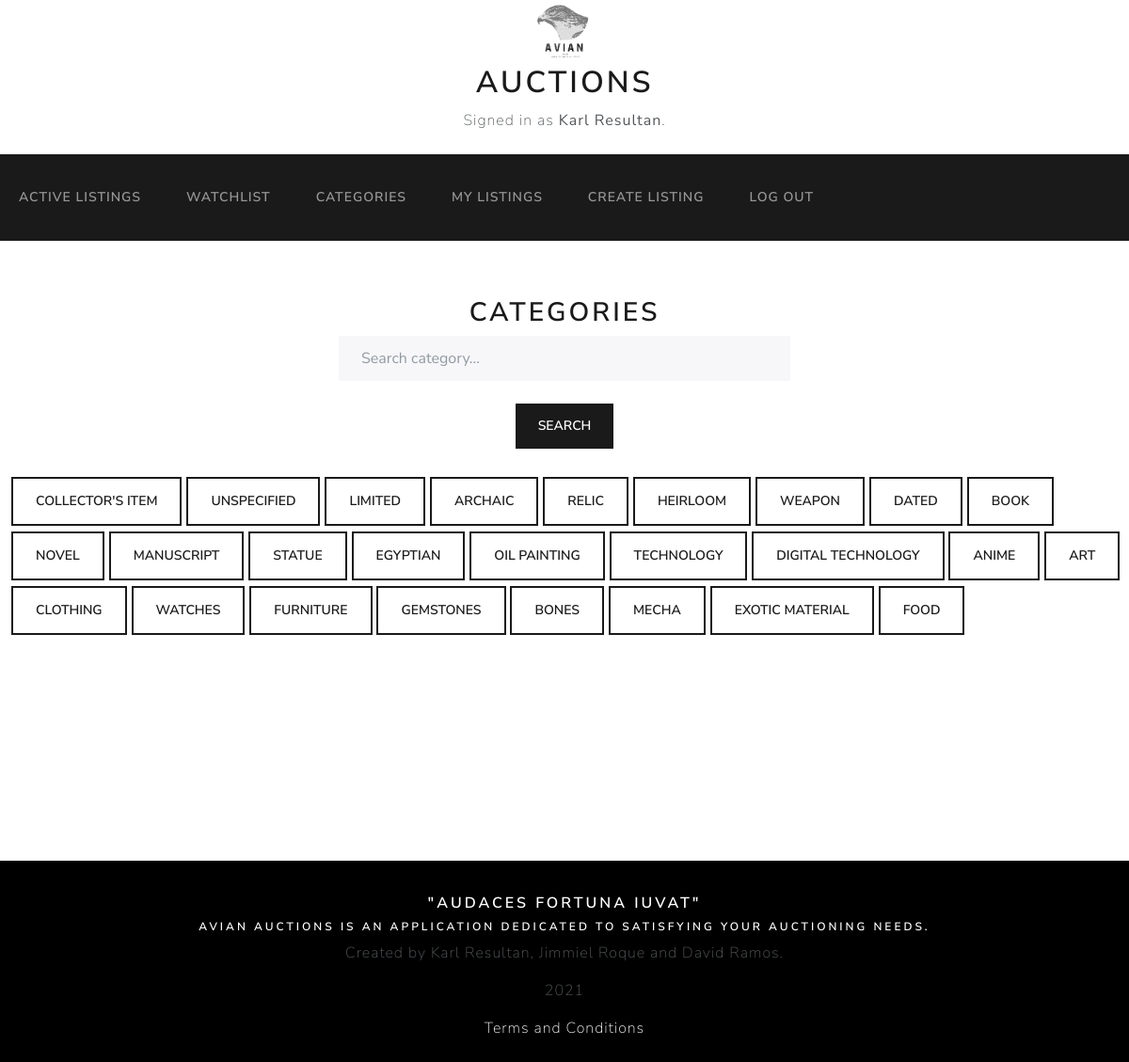
The page /categories (signed in) on the database its author committed.
### auctions/models.py (models this page shows, shortened)
class User(AbstractUser):
    pass

class Category(models.Model):
    category_name = models.CharField(max_length=64)

### auctions/views.py (the view)
# urls.py: path("categories", views.categories, name="categories"),
@login_required(login_url='/login')
def categories(request):
    if request.method == "POST":
        search = request.POST["search_category"]
        return render(request, "auctions/categories.html", {
            'category_list': Category.objects.all().filter(category_name__startswith=search)
        })
    return render(request, "auctions/categories.html", {
        'category_list': Category.objects.all()
    })

### auctions/templates/auctions/categories.html (shortened to what this page needs)
{% extends "auctions/layout.html" %}
{% block body %}
	<div class="category-container">
        <center><h2>Categories</h2></center>
        <center>
        <form method="post">
            <input type="text" placeholder="Search category..." class="form-control" name="search_category" id="search">
            <input type="submit" class="btn btn-primary" value="Search">
        </form>
        </center>
        <div class="list-container">
            {% for category in category_list %}
                    <a href="{% url 'filtered' category.id %}" >
                        <button type="button" class="btn btn-outline-primary">{{ category.category_name }}</button>
                    </a>
                {% empty %}
                    <center><p>No such category.</p></center>
            {% endfor %}
        </div>
    </div>
{% endblock %}

### auctions/templates/auctions/layout.html (shortened to what this page needs)
{% load static %}
<!DOCTYPE html>
<html lang="en">
    <head>
        <link href="{% static 'auctions/bootstrap.css' %}" rel="stylesheet">
        <link href="{% static 'auctions/styles.css' %}" rel="stylesheet">
    </head>
    <body>
        <center>
        <div class="title-container">
            <img src="{% static 'auctions/logo.png' %}" height="8%" width="8%" alt="">
            <h1>Auctions</h1>
            {% if user.is_authenticated %}
                Signed in as <strong>{{ user.username }}</strong>.
            {% else %}
                Not signed in.
            {% endif %}
        </div>
        <br>
        </center>
        <nav class="navbar navbar-expand-lg navbar-dark bg-primary">
            <div class="container-fluid">
                <div class="collapse navbar-collapse" id="navbarColor01">
                    <ul class="navbar-nav me-auto">
                        <li class="nav-item">
                            <a class="nav-link" href="{% url 'index' %}">Active Listings</a>
                        </li>
                        {% if user.is_authenticated %}
                            <li class="nav-item">
                                <a class="nav-link" href="{% url 'watchlist' %}">Watchlist</a>
                            </li>
                            <li class="nav-item">
                                <a class="nav-link" href="{% url 'categories' %}">Categories</a>
                            </li>
                            <li class="nav-item">
                                <a class="nav-link" href="{% url 'my_listings' %}">My Listings</a>
                            </li>
                            <li class="nav-item">
                                <a class="nav-link" href="{% url 'create' %}">Create Listing</a>
                            </li>
                            <li class="nav-item">
                                <a class="nav-link" href="{% url 'logout' %}">Log Out</a>
                            </li>
                        {% endif %}
                    </ul>
                </div>
            </div>
        </nav>
        {% block body %}
        {% endblock %}
        <div class="general-footer">
            <center>
                <h5 style="color: white">"Audaces Fortuna Iuvat"</h5>
                <h6 style="color: white">Avian Auctions is an application dedicated to satisfying your auctioning needs.</h6>
                <p>Created by Karl Resultan, Jimmiel Roque and David Ramos.</p>
                <p>2021</p>
                <a href="{% url 'ToS' %}" target="_blank" id="tos">Terms and Conditions</a>
            </center>
        </div>
    </body>
</html>

### rows shown on the page
User: username "Karl Resultan"
Category: category_name "COLLECTOR'S ITEM"
Category: category_name "UNSPECIFIED"
Category: category_name "LIMITED"
Category: category_name "ARCHAIC"
Category: category_name "RELIC"
Category: category_name "HEIRLOOM"
Category: category_name "WEAPON"
Category: category_name "DATED"
Category: category_name "BOOK"
Category: category_name "NOVEL"
Category: category_name "MANUSCRIPT"
Category: category_name "STATUE"
Category: category_name "EGYPTIAN"
Category: category_name "OIL PAINTING"
Category: category_name "TECHNOLOGY"
Category: category_name "DIGITAL TECHNOLOGY"
Category: category_name "ANIME"
Category: category_name "ART"
Category: category_name "CLOTHING"
Category: category_name "WATCHES"
Category: category_name "FURNITURE"
Category: category_name "GEMSTONES"
Category: category_name "BONES"
Category: category_name "MECHA"
Category: category_name "EXOTIC MATERIAL"
Category: category_name "FOOD"
